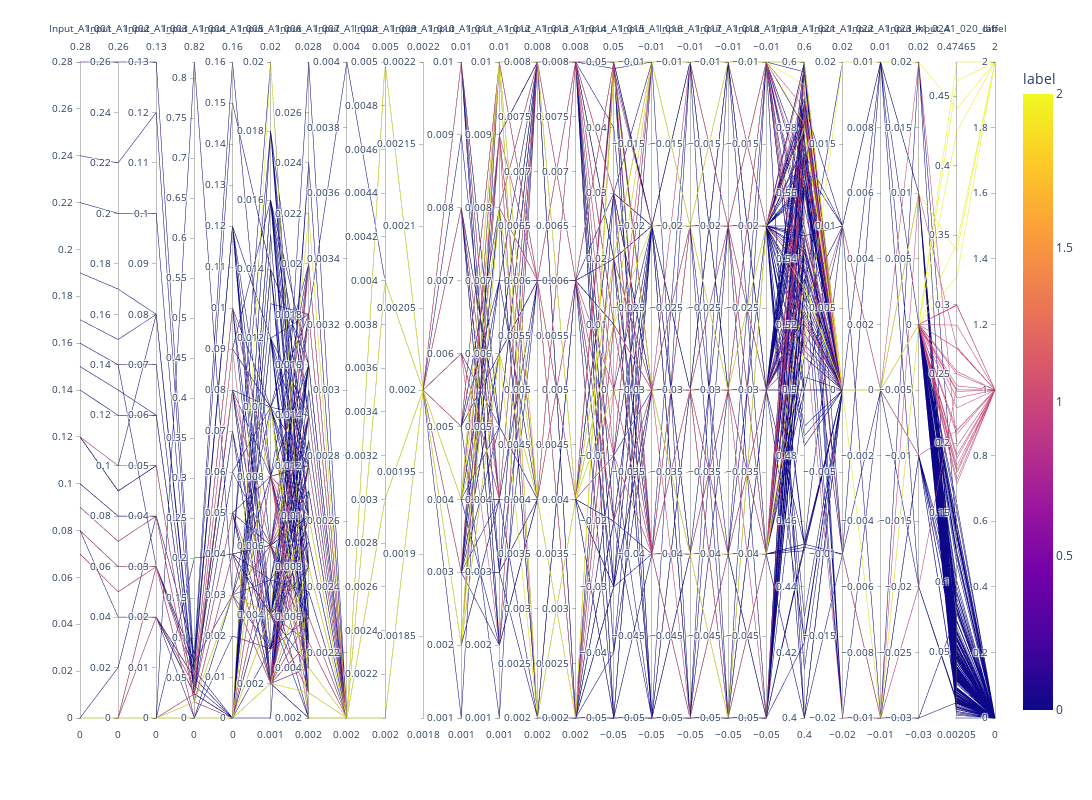

Notebook code for this chart:
### Code cell
feature_cols = list(train_features.filter(regex='Input_A1_[0-9]+').columns)
diff_cols = list(res.filter(regex='Input_A1_[0-9]+_diff').columns[:5])

fig = px.parallel_coordinates(pd.concat([train_features, res], axis=1), feature_cols + diff_cols + ['label'] , color='label')
fig.update_layout(width=1600, height=800)
fig.show()

### Figure 1 — Plotly figure (JSON) as saved in the notebook; plotly's stock layout.template omitted (floating-point values rounded to 4 significant figures; data arrays with more than 128 entries replaced by an {"elided": "..."} marker saying what was removed)
{"data": [{"dimensions": [{"label": "Input_A1_001", "values": {"elided": "339 float values"}}, {"label": "Input_A1_002", "values": {"elided": "339 float values"}}, {"label": "Input_A1_003", "values": {"elided": "339 float values"}}, {"label": "Input_A1_004", "values": {"elided": "339 float values"}}, {"label": "Input_A1_005", "values": {"elided": "339 float values"}}, {"label": "Input_A1_006", "values": {"elided": "339 float values"}}, {"label": "Input_A1_007", "values": {"elided": "339 float values"}}, {"label": "Input_A1_008", "values": {"elided": "339 float values"}}, {"label": "Input_A1_009", "values": {"elided": "339 float values"}}, {"label": "Input_A1_010", "values": {"elided": "339 float values"}}, {"label": "Input_A1_011", "values": {"elided": "339 float values"}}, {"label": "Input_A1_012", "values": {"elided": "339 float values"}}, {"label": "Input_A1_013", "values": {"elided": "339 float values"}}, {"label": "Input_A1_014", "values": {"elided": "339 float values"}}, {"label": "Input_A1_015", "values": {"elided": "339 float values"}}, {"label": "Input_A1_016", "values": {"elided": "339 float values"}}, {"label": "Input_A1_017", "values": {"elided": "339 float values"}}, {"label": "Input_A1_018", "values": {"elided": "339 float values"}}, {"label": "Input_A1_019", "values": {"elided": "339 float values"}}, {"label": "Input_A1_021", "values": {"elided": "339 float values"}}, {"label": "Input_A1_022", "values": {"elided": "339 float values"}}, {"label": "Input_A1_023", "values": {"elided": "339 float values"}}, {"label": "Input_A1_024", "values": {"elided": "339 float values"}}, {"label": "Input_A1_020_diff", "values": {"elided": "339 float values"}}, {"label": "label", "values": {"elided": "339 int values"}}], "domain": {"x": [0, 1], "y": [0, 1]}, "line": {"color": {"elided": "339 int values"}, "coloraxis": "coloraxis"}, "name": "", "type": "parcoords"}], "layout": {"coloraxis": {"colorbar": {"title": {"text": "label"}}, "colorscale": [[0, "#0d0887"], [0.1111, "#46039f"], [0.2222, "#7201a8"], [0.3333, "#9c179e"], [0.4444, "#bd3786"], [0.5556, "#d8576b"], [0.6667, "#ed7953"], [0.7778, "#fb9f3a"], [0.8889, "#fdca26"], [1, "#f0f921"]]}, "height": 800, "legend": {"tracegroupgap": 0}, "margin": {"t": 60}, "width": 1600}}
